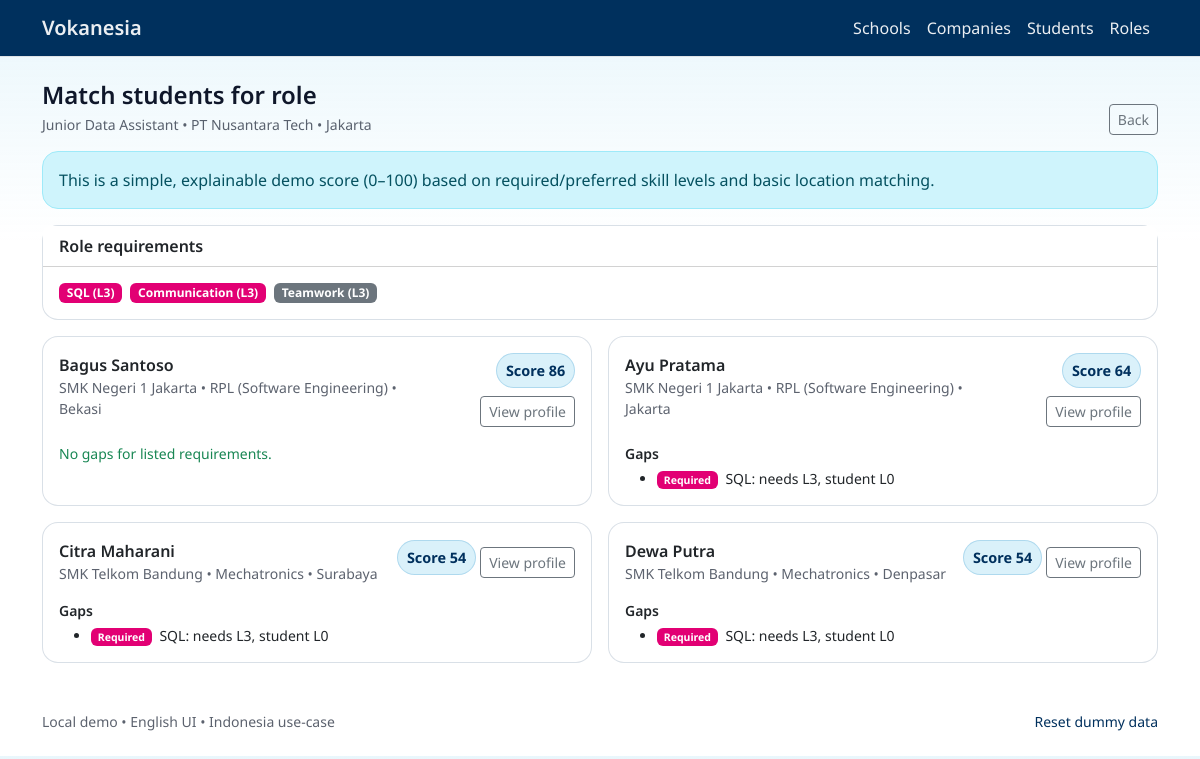
Screenshot of /match/role/2 with the database file from the repository.
### tables this page shows
CREATE TABLE roles (
  id INTEGER PRIMARY KEY AUTOINCREMENT,
  company_id INTEGER NOT NULL,
  title TEXT NOT NULL,
  description TEXT,
  city TEXT,
  FOREIGN KEY(company_id) REFERENCES companies(id) ON DELETE CASCADE
);

CREATE TABLE companies (
  id INTEGER PRIMARY KEY AUTOINCREMENT,
  name TEXT NOT NULL,
  sector TEXT,
  city TEXT
);

CREATE TABLE role_requirements (
  id INTEGER PRIMARY KEY AUTOINCREMENT,
  role_id INTEGER NOT NULL,
  competency_id INTEGER NOT NULL,
  min_level INTEGER NOT NULL CHECK(min_level BETWEEN 1 AND 5),
  required INTEGER NOT NULL CHECK(required IN (0,1)),
  FOREIGN KEY(role_id) REFERENCES roles(id) ON DELETE CASCADE,
  FOREIGN KEY(competency_id) REFERENCES competencies(id) ON DELETE CASCADE
);

CREATE TABLE competencies (
  id INTEGER PRIMARY KEY AUTOINCREMENT,
  name TEXT NOT NULL,
  category TEXT
);

CREATE TABLE students (
  id INTEGER PRIMARY KEY AUTOINCREMENT,
  name TEXT NOT NULL,
  school_id INTEGER NOT NULL,
  program TEXT NOT NULL,
  city TEXT,
  availability TEXT,
  about TEXT,
  FOREIGN KEY(school_id) REFERENCES schools(id) ON DELETE CASCADE
);

CREATE TABLE schools (
  id INTEGER PRIMARY KEY AUTOINCREMENT,
  name TEXT NOT NULL,
  city TEXT
);

### app.py (the view)
@app.route("/match/role/<int:role_id>")
def match_role(role_id: int):
    db = get_db()
    role = fetch_one(
        db,
        """
        SELECT r.*, c.name AS company_name, c.sector
        FROM roles r
        JOIN companies c ON c.id = r.company_id
        WHERE r.id = ?
        """,
        (role_id,),
    )
    if not role:
        return render_template("not_found.html", title="Role not found"), 404
    requirements = get_role_requirements(db, role_id)
    students_rows = fetch_all(
        db,
        """
        SELECT s.*, sc.name AS school_name
        FROM students s
        JOIN schools sc ON sc.id = s.school_id
        ORDER BY s.name ASC
        """,
    )
    ranked = []
    for st in students_rows:
        skill_map = get_student_skill_map(db, int(st["id"]))
        score, gaps = compute_match_score(st["city"], role["city"], skill_map, requirements)
        ranked.append({"student": st, "score": score, "gaps": gaps})
    ranked.sort(key=lambda x: x["score"], reverse=True)
    return render_template("match_role.html", role=role, requirements=requirements, ranked=ranked)

### app.py (called while the page is built)
def get_db() -> sqlite3.Connection:
    if "db" not in g:
        conn = sqlite3.connect(DB_PATH)
        conn.row_factory = sqlite3.Row
        g.db = conn
    return g.db

def fetch_all(db: sqlite3.Connection, sql: str, params: Tuple[Any, ...] = ()) -> List[sqlite3.Row]:
    return db.execute(sql, params).fetchall()

def fetch_one(db: sqlite3.Connection, sql: str, params: Tuple[Any, ...] = ()) -> sqlite3.Row | None:
    return db.execute(sql, params).fetchone()

def get_student_skill_map(db: sqlite3.Connection, student_id: int) -> Dict[int, Dict[str, Any]]:
    rows = fetch_all(
        db,
        """
        SELECT ss.competency_id, ss.level, ss.verified, c.name AS competency_name, c.category
        FROM student_skills ss
        JOIN competencies c ON c.id = ss.competency_id
        WHERE ss.student_id = ?
        """,
        (student_id,),
    )
    out: Dict[int, Dict[str, Any]] = {}
    for r in rows:
        out[int(r["competency_id"])] = {
            "level": int(r["level"]),
            "verified": int(r["verified"]),
            "name": r["competency_name"],
            "category": r["category"],
        }
    return out

def get_role_requirements(db: sqlite3.Connection, role_id: int) -> List[Dict[str, Any]]:
    rows = fetch_all(
        db,
        """
        SELECT rr.competency_id, rr.min_level, rr.required, c.name AS competency_name, c.category
        FROM role_requirements rr
        JOIN competencies c ON c.id = rr.competency_id
        WHERE rr.role_id = ?
        ORDER BY rr.required DESC, c.category ASC, c.name ASC
        """,
        (role_id,),
    )
    return [
        {
            "competency_id": int(r["competency_id"]),
            "min_level": int(r["min_level"]),
            "required": int(r["required"]),
            "name": r["competency_name"],
            "category": r["category"],
        }
        for r in rows
    ]

### templates/match_role.html
{% extends "base.html" %}
{% block content %}
<div class="d-flex flex-wrap justify-content-between align-items-end gap-2 mb-3">
  <div>
    <h1 class="h4 fw-semibold mb-1">Match students for role</h1>
    <div class="text-secondary small">{{ role.title }} • {{ role.company_name }} • {{ role.city or "—" }}</div>
  </div>
  <a class="btn btn-outline-secondary btn-sm" href="{{ url_for('roles') }}">Back</a>
</div>
<div class="alert alert-info rounded-4">
  This is a simple, explainable demo score (0–100) based on required/preferred skill levels and basic location matching.
</div>
<div class="card rounded-4 mb-3">
  <div class="card-header bg-white">
    <div class="fw-semibold">Role requirements</div>
  </div>
  <div class="card-body">
    <div class="d-flex flex-wrap gap-2">
      {% for req in requirements %}
        {% if req.required == 1 %}
          <span class="badge text-bg-danger">{{ req.name }} (L{{ req.min_level }})</span>
        {% else %}
          <span class="badge text-bg-secondary">{{ req.name }} (L{{ req.min_level }})</span>
        {% endif %}
      {% endfor %}
    </div>
  </div>
</div>
<div class="row g-3">
  {% for item in ranked %}
  <div class="col-md-6">
    <div class="card rounded-4 h-100">
      <div class="card-body">
        <div class="d-flex justify-content-between align-items-start gap-3">
          <div>
            <div class="fw-semibold">{{ item.student.name }}</div>
            <div class="text-secondary small">{{ item.student.school_name }} • {{ item.student.program }} • {{ item.student.city or "—" }}</div>
          </div>
          <div class="text-end">
            <div class="score-pill">Score {{ item.score }}</div>
            <a class="btn btn-sm btn-outline-secondary mt-2" href="{{ url_for('student_detail', student_id=item.student.id) }}">View profile</a>
          </div>
        </div>
        {% if item.gaps|length > 0 %}
          <div class="mt-3">
            <div class="small fw-semibold mb-1">Gaps</div>
            <ul class="small mb-0">
              {% for g in item.gaps %}
                <li>
                  {% if g.required %}
                    <span class="badge text-bg-danger me-1">Required</span>
                  {% else %}
                    <span class="badge text-bg-secondary me-1">Preferred</span>
                  {% endif %}
                  {{ g.name }}: needs L{{ g.needed_level }}, student L{{ g.student_level }}
                </li>
              {% endfor %}
            </ul>
          </div>
        {% else %}
          <div class="mt-3 small text-success">No gaps for listed requirements.</div>
        {% endif %}
      </div>
    </div>
  </div>
  {% endfor %}
</div>
{% endblock %}

### static/styles.css (style rules this page uses)
:root { --tud-blue: #00305D; --tud-mid: #2C94CC; --tud-light:#84CFED; --tud-magenta:#E20074; --tud-ink: #0f172a; --tud-muted: rgba(15, 23, 42, .68); --tud-border: rgba(0, 48, 93, .15); }
html, body { font-family: "Noto Sans", system-ui, -apple-system, Segoe UI, Roboto, Arial, sans-serif; }
body { background: linear-gradient(180deg, rgba(132,207,237,.18) 0%, rgba(255,255,255,1) 240px); color: var(--tud-ink); }
.card { border-color: var(--tud-border); }
.score-pill { display: inline-block; padding: .35rem .55rem; border-radius: 999px; background: rgba(132,207,237,.30); color: var(--tud-blue); border: 1px solid rgba(44,148,204,.25); font-weight: 700; font-size: .9rem; }
.badge.text-bg-danger { background-color: var(--tud-magenta) !important; }
.text-secondary { color: var(--tud-muted) !important; }
a { color: var(--tud-blue); }

### rows the page displays
roles: title "Junior Data Assistant", city "Jakarta"
companies: company_name "PT Nusantara Tech"
role_requirements: name "SQL", min_level "3", required "Required", needed_level "3", student_level "0"
role_requirements: name "Communication", min_level "3"
role_requirements: name "Teamwork", min_level "3"
students: student.name "Bagus Santoso", student.program "RPL (Software Engineering)", student "Bekasi"
schools: student.school_name "SMK Negeri 1 Jakarta" "SMK Negeri 1 Jakarta"
students: student.name "Ayu Pratama", student.program "RPL (Software Engineering)", student "Jakarta"
students: student.name "Citra Maharani", student.program "Mechatronics", student "Surabaya"
schools: student.school_name "SMK Telkom Bandung" "SMK Telkom Bandung"
students: student.name "Dewa Putra", student.program "Mechatronics", student "Denpasar"

### other values shown
{{ item.score }} "86" "64" "54" "54"
